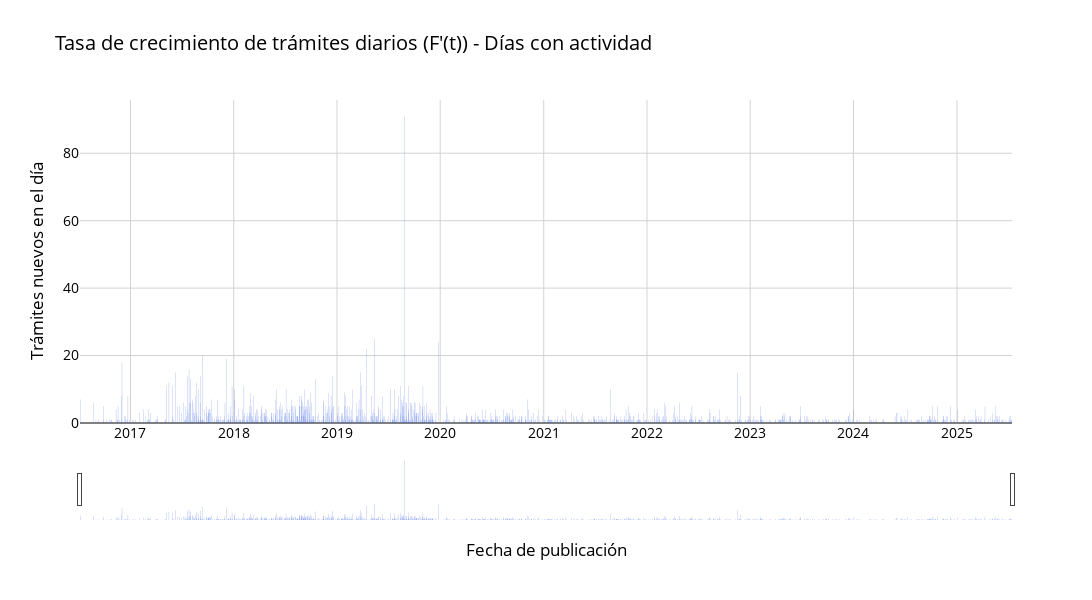

Notebook cell for this chart:
### Code cell
import plotly.express as px
import pandas as pd

# Crear un DataFrame a partir de la Serie 'tasa_crecimiento'
df_tasa_crecimiento = tasa_crecimiento.reset_index()
df_tasa_crecimiento.columns = ['fecha', 'tramites_nuevos']
df_tasa_crecimiento['fecha'] = pd.to_datetime(df_tasa_crecimiento['fecha'])

# Filtrar días con cero trámites nuevos
df_filtrado = df_tasa_crecimiento[df_tasa_crecimiento['tramites_nuevos'] > 0].copy()

# Crear gráfico de barras tipo científico
fig = px.bar(df_filtrado,
             x='fecha',
             y='tramites_nuevos',
             title='Tasa de crecimiento de trámites diarios (F\'(t)) - Días con actividad',
             labels={'fecha': 'Fecha de publicación', 'tramites_nuevos': 'Trámites nuevos en el día'},
             color_discrete_sequence=['royalblue'], # Azul profesional
             height=600,
             width=1200
            )

# Personalización estilo científico / GeoGebra
fig.update_traces(marker_line_width=0, marker_opacity=0.8)

fig.update_layout(
    xaxis_rangeslider_visible=True,
    xaxis_title_text='Fecha de publicación',
    yaxis_title_text='Trámites nuevos en el día',
    hovermode="x unified",
    plot_bgcolor='white',
    paper_bgcolor='white',
    font=dict(color='black', size=14),
    title_font_size=20,
    legend_bgcolor='white',
    legend_font=dict(color='black')
)

# Rejillas tipo académico
fig.update_xaxes(showgrid=True, gridwidth=1, gridcolor='lightgrey',
                 zeroline=True, zerolinewidth=2, zerolinecolor='grey')
fig.update_yaxes(showgrid=True, gridwidth=1, gridcolor='lightgrey',
                 zeroline=True, zerolinewidth=2, zerolinecolor='grey')

fig.show()

### Figure 1 — Plotly figure (JSON) as saved in the notebook; plotly's stock layout.template omitted (floating-point values rounded to 4 significant figures; data arrays with more than 128 entries replaced by an {"elided": "..."} marker saying what was removed)
{"data": [{"hovertemplate": "Fecha de publicación=%{x}<br>Trámites nuevos en el día=%{y}<extra></extra>", "legendgroup": "", "marker": {"color": "royalblue", "line": {"width": 0}, "opacity": 0.8, "pattern": {"shape": ""}}, "name": "", "orientation": "v", "showlegend": false, "textposition": "auto", "type": "bar", "x": {"elided": "950 str values"}, "xaxis": "x", "y": {"elided": "950 float values"}, "yaxis": "y"}], "layout": {"barmode": "relative", "font": {"color": "black", "size": 14}, "height": 600, "hovermode": "x unified", "legend": {"bgcolor": "white", "font": {"color": "black"}, "tracegroupgap": 0}, "paper_bgcolor": "white", "plot_bgcolor": "white", "title": {"font": {"size": 20}, "text": "Tasa de crecimiento de trámites diarios (F'(t)) - Días con actividad"}, "width": 1200, "xaxis": {"anchor": "y", "domain": [0, 1], "gridcolor": "lightgrey", "gridwidth": 1, "rangeslider": {"visible": true}, "showgrid": true, "title": {"text": "Fecha de publicación"}, "zeroline": true, "zerolinecolor": "grey", "zerolinewidth": 2}, "yaxis": {"anchor": "x", "domain": [0, 1], "gridcolor": "lightgrey", "gridwidth": 1, "showgrid": true, "title": {"text": "Trámites nuevos en el día"}, "zeroline": true, "zerolinecolor": "grey", "zerolinewidth": 2}}}
